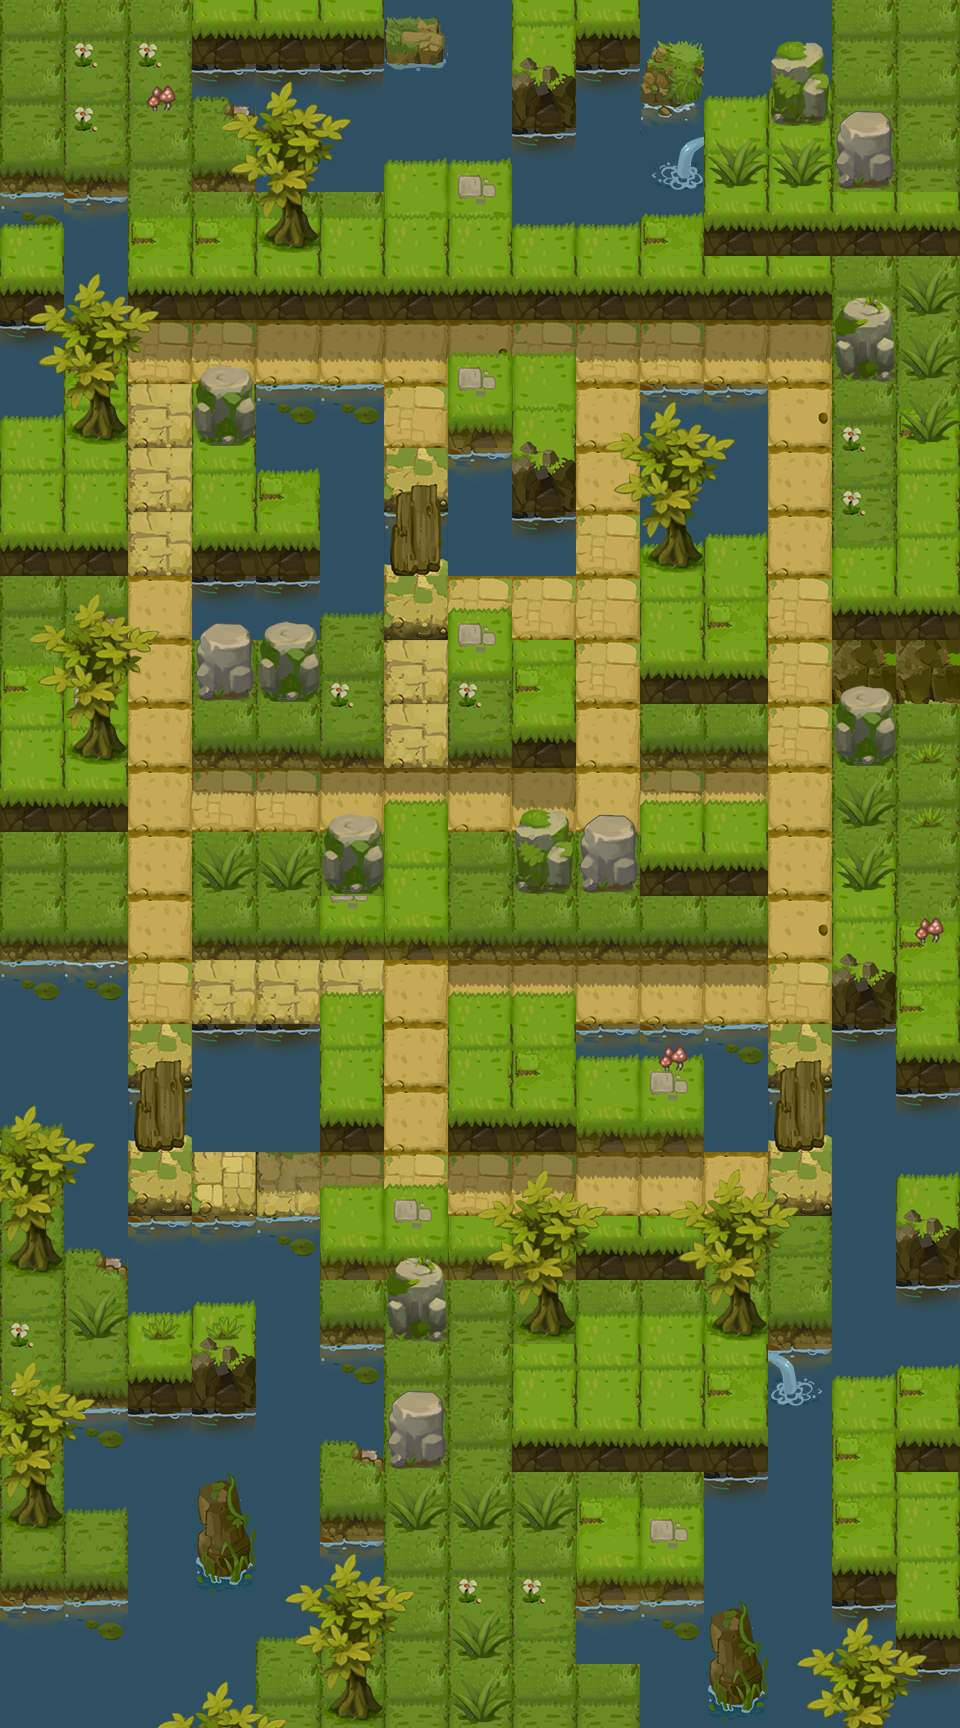

A 2D game scene composited from a Tiled map and its tileset images. What follows is a short description and the map's XML, with each tile layer's data collapsed to a summary:
An orthogonal 15x27 tile map with 64x64 px tiles, 7 tile layers (background, background_top, block, block_top, ...), 4 tilesets and 6 objects (3x monster, move_3, move_2, move_1).

<map version="1.2" tiledversion="1.2.2" orientation="orthogonal" renderorder="left-down" width="15" height="27" tilewidth="64" tileheight="64" infinite="0" nextlayerid="53" nextobjectid="205">
 <tileset firstgid="1" name="hilly_block_1" tilewidth="64" tileheight="64" tilecount="64" columns="8">
  <image source="img/hilly_block_1.png" width="512" height="512" />
 </tileset>
 <tileset firstgid="65" name="diamond" tilewidth="64" tileheight="64" tilecount="64" columns="8">
  <image source="img/diamond.png" width="512" height="512" />
 </tileset>
 <tileset firstgid="129" name="hilly_bg_1" tilewidth="64" tileheight="64" tilecount="64" columns="8">
  <image source="img/hilly_bg_1.png" width="512" height="512" />
 </tileset>
 <tileset firstgid="193" name="hilly_top_1" tilewidth="64" tileheight="64" tilecount="64" columns="8">
  <image source="img/hilly_top_1.png" width="512" height="512" />
 </tileset>
 <layer id="43" name="background" width="15" height="27">
  <data>[405 cells, 405 non-empty, 9 distinct tile ids]</data>
 </layer>
 <layer id="51" name="background_top" width="15" height="27">
  <data>[405 cells, 30 non-empty, 2 distinct tile ids]</data>
 </layer>
 <layer id="44" name="block" width="15" height="27">
  <data>[405 cells, 325 non-empty, 14 distinct tile ids]</data>
 </layer>
 <layer id="50" name="block_top" width="15" height="27">
  <data>[405 cells, 148 non-empty, 10 distinct tile ids]</data>
 </layer>
 <layer id="45" name="diamond" width="15" height="27">
  <data>[405 cells, 36 non-empty, 1 distinct tile ids]</data>
 </layer>
 <objectgroup color="#ffaaff" id="46" name="trigger" visible="0" />
 <objectgroup color="#ff0000" id="47" name="monster">
  <object id="202" name="monster" x="256" y="320" width="64" height="64">
   <properties>
    <property name="Direction_Arr" value="0" />
    <property name="ID_Arr" value="102" />
    <property name="Interval" type="int" value="5000" />
    <property name="Move_Arr" value="0" />
    <property name="Order" type="int" value="1" />
    <property name="Time" type="int" value="0" />
   </properties>
  </object>
  <object id="203" name="monster" x="384" y="704" width="64" height="64">
   <properties>
    <property name="Direction_Arr" value="0" />
    <property name="ID_Arr" value="102" />
    <property name="Interval" type="int" value="5000" />
    <property name="Move_Arr" value="0" />
    <property name="Order" type="int" value="1" />
    <property name="Time" type="int" value="0" />
   </properties>
  </object>
  <object id="204" name="monster" x="768" y="448" width="64" height="64">
   <properties>
    <property name="Direction_Arr" value="0" />
    <property name="ID_Arr" value="102" />
    <property name="Interval" type="int" value="5000" />
    <property name="Move_Arr" value="0" />
    <property name="Order" type="int" value="1" />
    <property name="Time" type="int" value="0" />
   </properties>
  </object>
 </objectgroup>
 <objectgroup color="#00ff00" id="48" name="player">
  <object id="110" name="move_3" x="576" y="1152" width="64" height="64" />
  <object id="109" name="move_2" x="576" y="1152" width="64" height="64" />
  <object id="107" name="move_1" x="576" y="1152" width="64" height="64" />
 </objectgroup>
 <layer id="49" name="all_top_1" width="15" height="27">
  <data>[405 cells, 136 non-empty, 30 distinct tile ids]</data>
 </layer>
 <layer id="52" name="all_top_2" width="15" height="27">
  <data>[405 cells, 0 non-empty, 0 distinct tile ids]</data>
 </layer>
</map>
